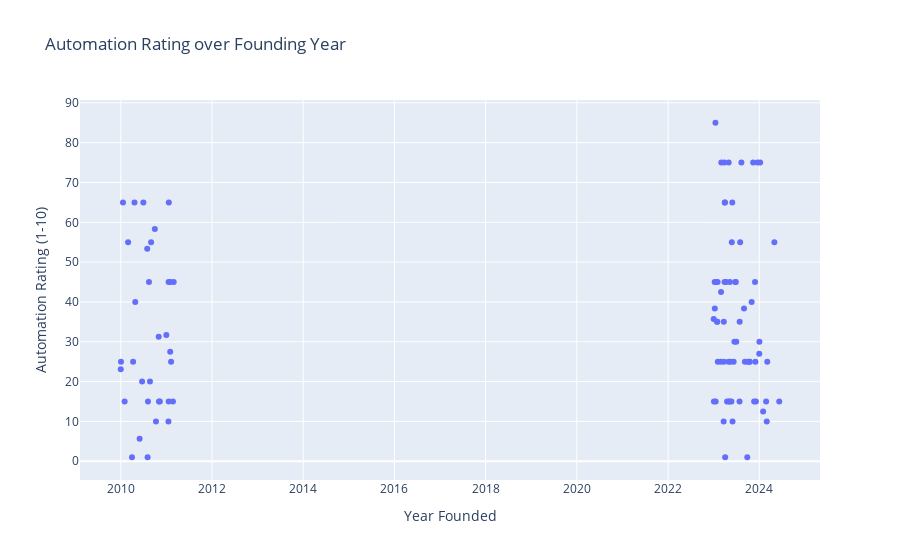

Notebook code for this chart:
### Code cell
import plotly.express as px
df = df.groupby("founded date")["automation_rating"].mean().reset_index()
# Create the scatter plot
fig = px.scatter(x=df["founded date"], y=df["automation_rating"], title="Automation Rating over Founding Year")

# Update the layout (optional)
fig.update_layout(
    xaxis_title="Year Founded",
    yaxis_title="Automation Rating (1-10)"
)

# Show the plot
fig.show()

### Figure 1 — Plotly figure (JSON) as saved in the notebook; plotly's stock layout.template omitted (floating-point values rounded to 4 significant figures)
{"data": [{"hovertemplate": "x=%{x}<br>y=%{y}<extra></extra>", "legendgroup": "", "marker": {"color": "#636efa", "symbol": "circle"}, "mode": "markers", "name": "", "orientation": "v", "showlegend": false, "type": "scatter", "x": ["2010-01-01", "2010-01-03", "2010-01-19", "2010-02-01", "2010-03-01", "2010-04-01", "2010-04-10", "2010-04-21", "2010-04-27", "2010-06-01", "2010-06-21", "2010-07-01", "2010-08-01", "2010-08-04", "2010-08-07", "2010-08-15", "2010-08-23", "2010-09-01", "2010-10-01", "2010-10-10", "2010-11-01", "2010-11-03", "2010-11-10", "2011-01-01", "2011-01-18", "2011-01-19", "2011-01-20", "2011-01-21", "2011-02-01", "2011-02-02", "2011-02-08", "2011-02-23", "2011-03-01", "2023-01-01", "2023-01-03", "2023-01-09", "2023-01-10", "2023-01-15", "2023-01-17", "2023-01-20", "2023-01-28", "2023-01-30", "2023-02-01", "2023-02-03", "2023-02-27", "2023-03-01", "2023-03-03", "2023-03-22", "2023-03-23", "2023-03-24", "2023-03-27", "2023-03-29", "2023-03-31", "2023-04-01", "2023-04-03", "2023-04-11", "2023-04-18", "2023-04-30", "2023-05-01", "2023-05-02", "2023-05-10", "2023-05-11", "2023-05-15", "2023-05-23", "2023-05-26", "2023-05-30", "2023-06-01", "2023-06-10", "2023-06-16", "2023-06-23", "2023-06-27", "2023-07-01", "2023-07-27", "2023-07-28", "2023-08-01", "2023-08-11", "2023-09-01", "2023-09-08", "2023-09-27", "2023-10-01", "2023-10-15", "2023-10-17", "2023-11-01", "2023-11-13", "2023-11-21", "2023-11-28", "2023-12-01", "2023-12-05", "2023-12-18", "2024-01-01", "2024-01-02", "2024-01-08", "2024-02-01", "2024-02-25", "2024-03-01", "2024-03-05", "2024-05-01", "2024-06-09"], "xaxis": "x", "y": [23.08, 25, 65, 15, 55, 1, 25, 65, 40, 5.667, 20, 65, 53.33, 1, 15, 45, 20, 55, 58.33, 10, 31.25, 15, 15, 31.72, 10, 45, 15, 65, 27.5, 45, 25, 15, 45, 35.7, 15, 45, 38.33, 85, 15, 45, 35, 35, 45, 25, 25, 42.5, 75, 10, 35, 25, 75, 45, 65, 65, 1, 45, 15, 25, 75, 15, 15, 45, 25, 15, 55, 65, 10, 25, 30, 45, 45, 30, 15, 35, 55, 75, 38.33, 25, 1, 25, 25, 25, 40, 75, 15, 45, 25, 15, 75, 27, 30, 75, 12.5, 15, 10, 25, 55, 15], "yaxis": "y"}], "layout": {"autosize": true, "legend": {"tracegroupgap": 0}, "title": {"text": "Automation Rating over Founding Year"}, "xaxis": {"anchor": "y", "autorange": true, "domain": [0, 1], "range": ["2009-02-16 08:23:30.179", "2025-04-23 15:36:29.821"], "title": {"text": "Year Founded"}, "type": "date"}, "yaxis": {"anchor": "x", "autorange": true, "domain": [0, 1], "range": [-5.932, 91.93], "title": {"text": "Automation Rating (1-10)"}, "type": "linear"}}}
